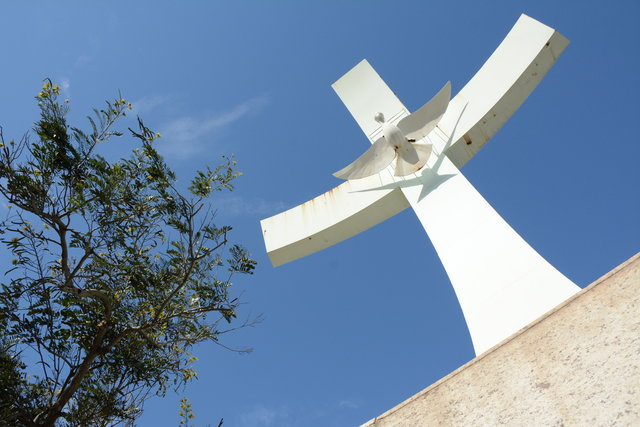
#> input picture pratica03/prc_papa.jpg, 640 x 427 px, found by its file name
$ python crop-rotate-negative.py
#> lines starting #> are read from the running program, lines starting #| are printed output that depends on the picture
import cv2
import numpy as np
from PIL import Image
import matplotlib.pyplot as plt

# when you run this one you should wait a little while after closing the cv2.imshow initial windows,
# it will open the others on windows image viewer by default

imag = cv2.imread('pratica03/prc_papa.jpg', cv2.IMREAD_UNCHANGED)
#> imag is the input picture: shape (427, 640, 3); mean B, G, R 164.9, 136.7, 112.2
y = 85
x = 325
h = 200
w = 475
crop = imag[y:h, x:w]  # 1
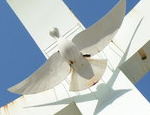
#> crop: shape (115, 150, 3); mean B, G, R 190, 186.4, 175.9
cv2.imshow('Original', imag)
cv2.imshow('Image Cropped', crop)
cv2.waitKey(0)
cv2.destroyAllWindows()

im = Image.open("pratica03/prc_papa.jpg")
left = 325
top = 85
right = 475
bottom = 200
im1 = im.crop((left, top, right, bottom))
im1.show()
cv2.waitKey(0)
cv2.destroyAllWindows()

rotacao_im = im.rotate(90)
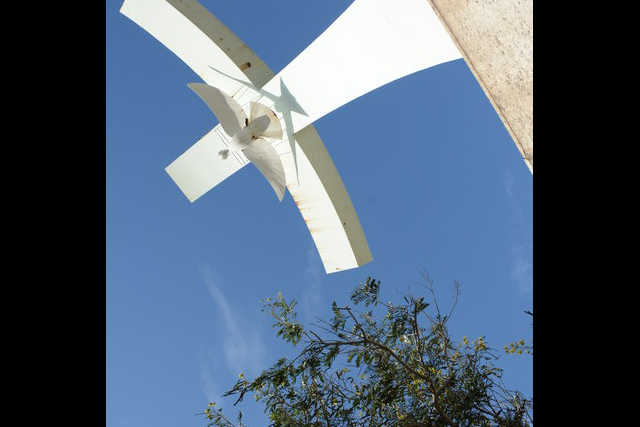
#> rotacao_im: PIL image 640x427 RGB; mean R, G, B 78, 95.3, 114.9
rotacao_im.show()
cv2.waitKey(0)
cv2.destroyAllWindows()

im = Image.open("pratica03/prc_papa.jpg")
negative = Image.new(im.mode, im.size)  # cria nova instância
#> negative: PIL image 640x427 RGB; every value is 0

width, height = im.size  # armazena as dimensões da img
#> width = 640; height = 427
for i in range(width):  # percorre a largura
    for j in range(height):  # percorre a altura
        # .getpixel trás para cada pixel o valor de r, g e b
        r, g, b = im.getpixel((i, j))
        # substitui cada pixel por 255 - R,G,B
        negative.putpixel((i, j), (255-r, 255-g, 255-b))
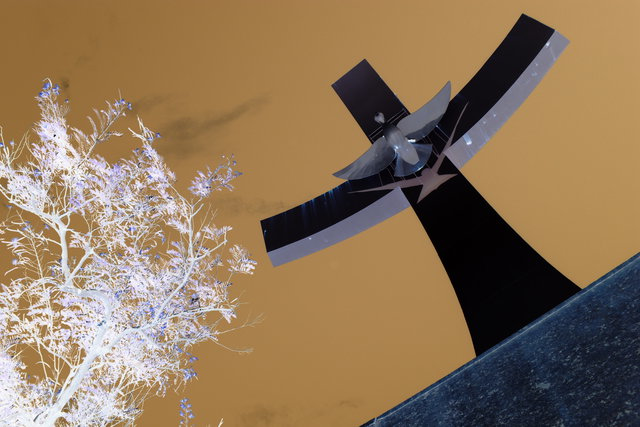
#> negative: PIL image 640x427 RGB; mean R, G, B 142.8, 118.3, 90.1

negative.show()
cv2.waitKey(0)
